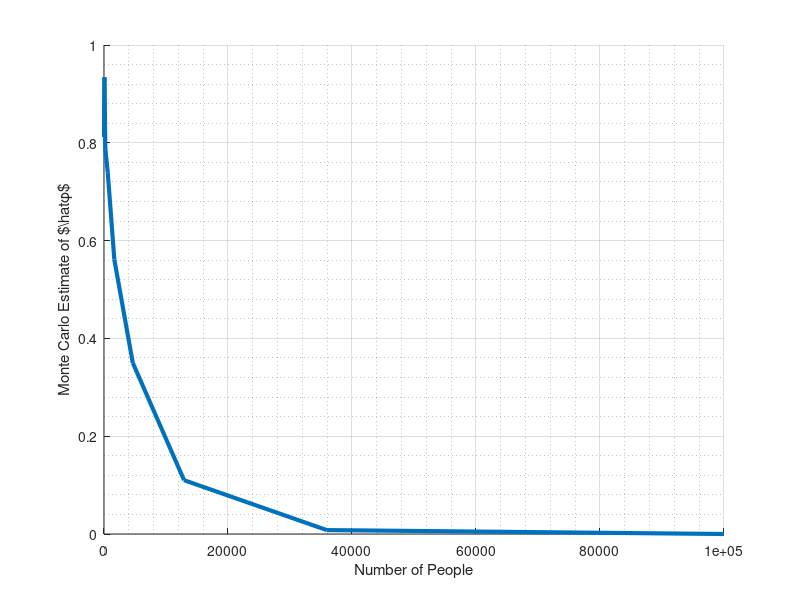

Here is the MATLAB script that generated this plot:
% Problem 4

n = 100000;

p1 = 0.5;
p2 = 0.5;
phi = p1 - p2;
size = 1:1:1000;

n_range = double(int64(logspace(1,5,10)));
prob_estimates = zeros(1,length(n_range));

phi_hat_list = zeros(1, length(size));

for j=1:length(n_range)
    n = n_range(j)
    phi_hat_list = zeros(1, length(size));
    for i=size
        phi_hat_list(i) = (binornd(n,p1) - binornd(n,p2))/n;
    end
    thresh = 0.01;
    count = length(find( abs(phi_hat_list-phi) > thresh ));
    total = length(phi_hat_list);
    estimate = double(count)/double(total);
    prob_estimates(j) = estimate;
end

figure(1); hold on; grid on; grid minor;
plot(n_range, prob_estimates, 'LineWidth', 3);
xlabel('Number of People');
ylabel('Monte Carlo Estimate of $\hat{\phi}$');